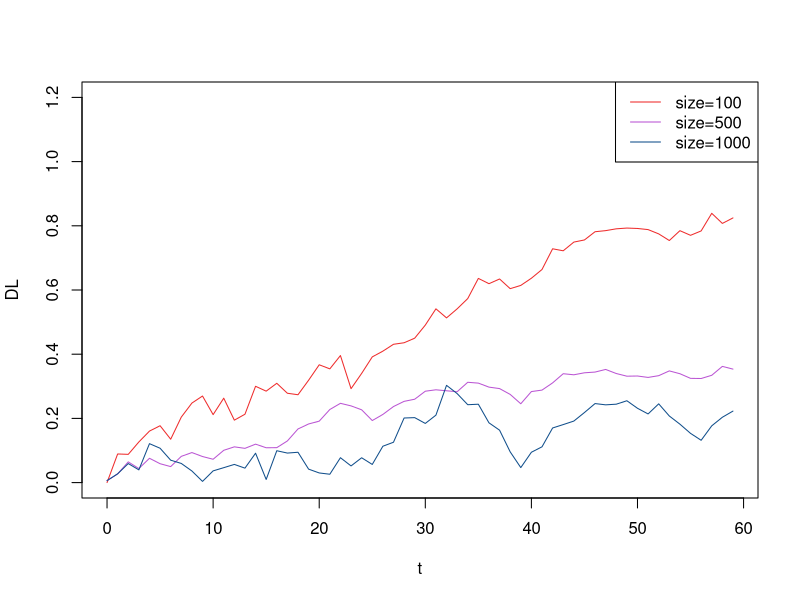

R code for this plot:
setwd("~/Documents/LD_Tests/Drift/Control")

dataA <- read.table("tabA.csv",header=TRUE)
dataB <- read.table("tabB.csv",header=TRUE)
dataC <- read.table("tabD.csv",header=TRUE)

plot(0:59,dataA$mean_r,type="l",col="firebrick2",ylim=c(0,1.2),
     ylab="DL",xlab="t")
points(0:59,dataB$mean_r,type="l",col="mediumorchid")
points(0:59,dataC$mean_r,type="l",col="dodgerblue4")
legend("topright",c("size=100","size=500","size=1000"),
       lty=c(1,1,1),col=c("firebrick2","mediumorchid","dodgerblue4"))
